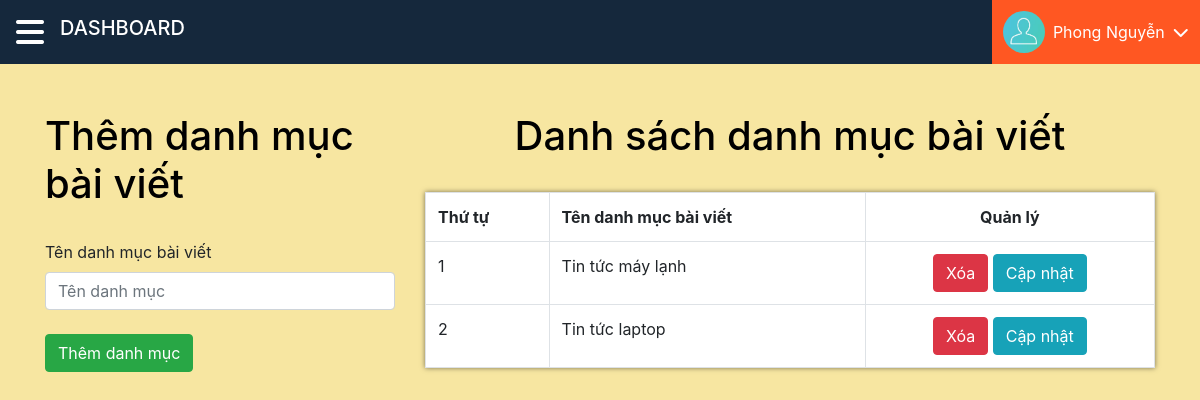
Page /admin/xulydanhmucbaiviet.php (signed in) on the committed database.
### tables this page shows
CREATE TABLE `tbl_danhmuctin` (
  `danhmuctin_id` int(11) NOT NULL,
  `tendanhmuc` varchar(100) NOT NULL
);

### admin/xulydanhmucbaiviet.php (the view, shortened to what this page needs)
<?php
    include("../db/connect.php");
?>
<!DOCTYPE html>
<html lang="en">
<head>
    <link rel="stylesheet" href="../css/bootstrap.css">
</head>
<body>
    <div class="main">
    <?php
        include("nav.php");
    ?>
        <br><br>
        <div class="container">
            <div class="row">
                <?php
                    if (isset($_GET['quanly'])) {
                        $capnhat = $_GET['quanly'];
                    }else{
                        $capnhat = '';
                    }
                    if ($capnhat == 'capnhat') {
                        $id_capnhat = $_GET['id'];
                        $sql_capnhat = mysqli_query($conn, "SELECT * FROM tbl_danhmuctin WHERE danhmuctin_id = '$id_capnhat'");
                        $row_capnhat = mysqli_fetch_array($sql_capnhat);
                ?>
                        <div class="col-md-4">
                            <h4 class="list-donhang">Cập nhật danh mục bài viết</h4>
                            <label for="">Tên danh mục bài viết</label>
                            <form action="" method="POST">
                                <input type="text" name="danhmuc" class="form-control" value="<?php echo $row_capnhat['tendanhmuc']; ?>"> <br>
                                <input type="hidden" name="id_danhmuc" class="form-control" value="<?php echo $row_capnhat['danhmuctin_id']; ?>">
                                <input type="submit" name="capnhatdanhmuc" class="btn btn-success" value="Cập nhật danh mục">
                            </form>
                        </div>
                <?php
                    }else{
                ?>
                        <div class="col-md-4">
                            <h4 class="list-donhang">Thêm danh mục bài viết</h4>
                            <label for="">Tên danh mục bài viết</label>
                            <form action="" method="POST">
                                <input type="text" name="danhmuc" class="form-control" placeholder="Tên danh mục"> <br>
                                <input type="submit" name="themdanhmuc" class="btn btn-success" value="Thêm danh mục">
                            </form>
                        </div>
                <?php } ?>
                <div class="col-md-8">
                    <h4 class="list-donhang">Danh sách danh mục bài viết</h4>
                    <?php
                        $sql_select_cate = mysqli_query($conn, "SELECT * FROM tbl_danhmuctin ORDER BY danhmuctin_id DESC");
                    ?>
                    <table class="table table-bordered">
                        <tr>
                            <th>Thứ tự</th>
                            <th>Tên danh mục bài viết</th>
                            <th style="text-align: center;">Quản lý</th>
                        </tr>
                    <?php
                        $i = 0;
                        while($row_cate = mysqli_fetch_array($sql_select_cate)){
                            $i++;
                    ?>
                        <tr>
                            <td><?php echo $i; ?></td>
                            <td><?php echo $row_cate['tendanhmuc']; ?></td>
                            <td style="text-align: center;">
                                <a href="?xoa=<?php echo $row_cate['danhmuctin_id']; ?>">
                                    <button type="button" class="btn btn-danger">Xóa</button>
                                </a>
                                <a href="?quanly=capnhat&id=<?php echo $row_cate['danhmuctin_id']; ?>">
                                    <button type="button" class="btn btn-info">Cập nhật</button>
                                </a>
                            </td>
                            <?php } ?>
                        </tr>
                    </table>
                </div>
            </div>
        </div>
    </div>
</body>
</html>

### css/style1.css (style rules this page uses)
* { margin: 0; padding: 0; box-sizing: border-box; }
body { font-size: 16px; }
table { box-shadow: 0 0 5px rgba(0, 0, 0, 0.5); }
.main { overflow-x: hidden; min-height: 100vh; background-color: #f7e6a1; }
.list-donhang { margin-bottom: 2rem; display: flex; justify-content: center; font-size: 2.5rem; color: #000; }

### rows in the picture
tbl_danhmuctin: tendanhmuc "Tin tức máy lạnh"
tbl_danhmuctin: tendanhmuc "Tin tức laptop"

### other values in the picture
$_SESSION['admin_name'] "Phong Nguyễn"
